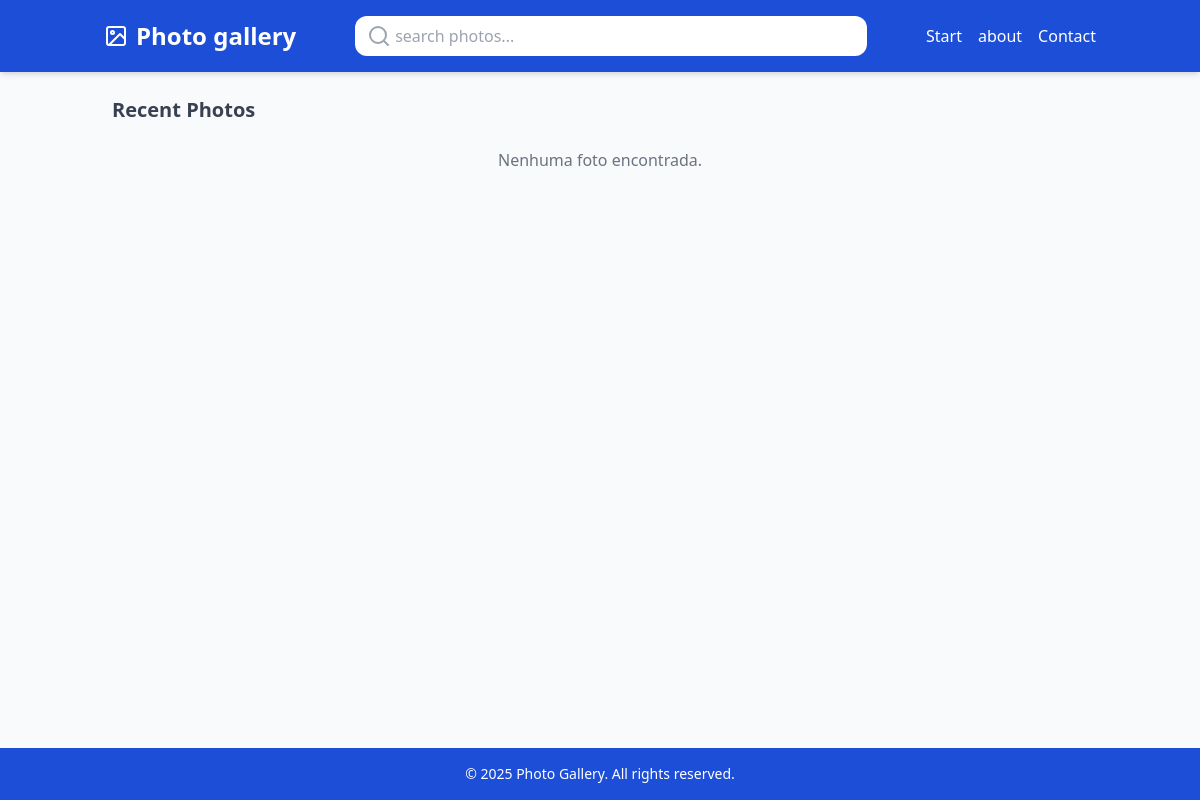
/galeria/, run on an earlier commit of the app's database.
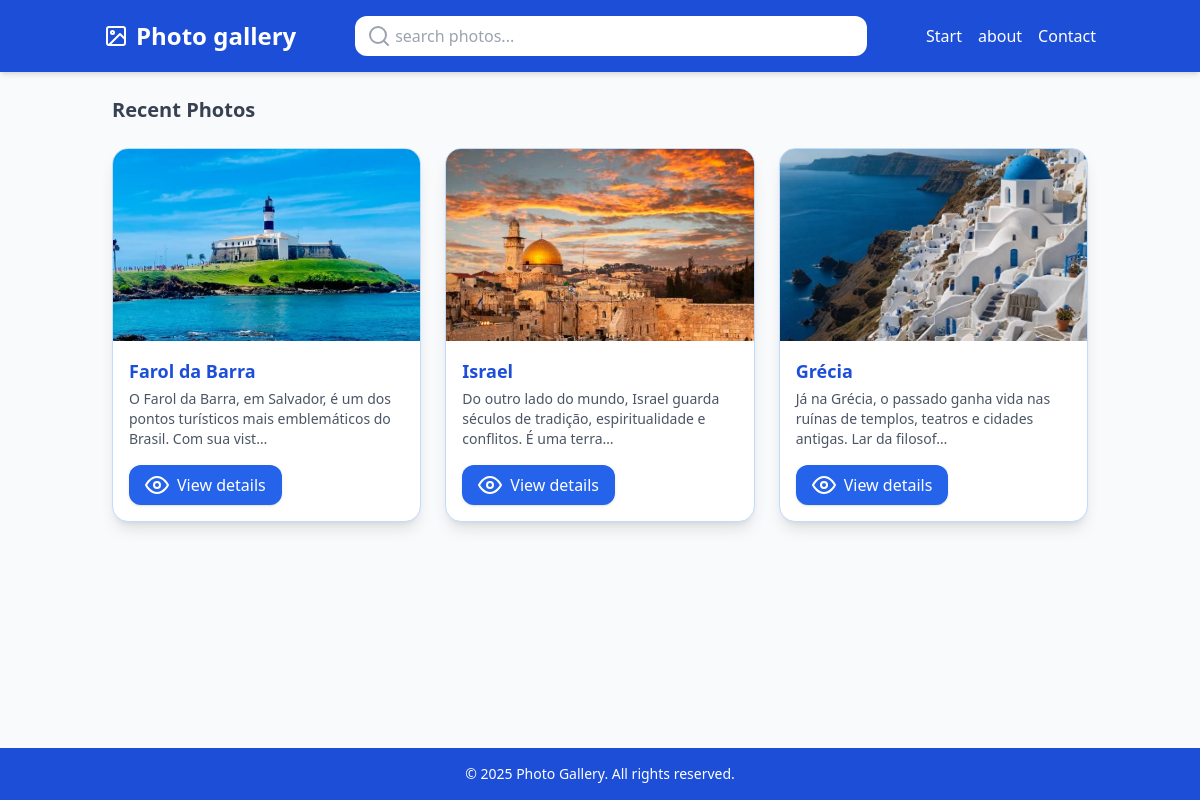
And on a later commit of the database.
### galeria/models.py (models this page shows, shortened)
class Photo(models.Model):
    title = models.CharField(max_length=200)
    description = models.TextField()
    image = models.ImageField(upload_to='photos/', blank=True, null=True)
    class Meta():
        verbose_name_plural = "Fotos"

### galeria/views.py (the view)
# urls.py: path('', views.home, name='home'),
def home(request):
    photos = Photo.objects.all()
    return render(request, 'galeria/home.html', {'photos': photos})

### galeria/templates/galeria/home.html (shortened to what this page needs)
<!DOCTYPE html>
<html lang="pt-BR">
<head>
  <script src="https://cdn.tailwindcss.com"></script>
</head>
<body class="bg-gray-50 flex flex-col min-h-screen">
  <header class="bg-blue-700 text-white shadow-md">
  <div class="container mx-auto flex items-center justify-between p-4">
    <h1 class="text-2xl font-bold flex items-center gap-2">
      <i data-feather="image"></i> Photo gallery
    </h1>
    <form method="GET" action="{% url 'photo_search' %}" class="flex-1 max-w-lg mx-6">
      <div class="relative">
        <input
          type="text"
          name="q"
          placeholder="search photos..."
          value="{{ request.GET.q }}"
          class="w-full rounded-xl px-4 py-2 pl-10 text-gray-800 focus:outline-none focus:ring-2 focus:ring-green-400"
        >
        <i data-feather="search" class="absolute left-3 top-1/2 -translate-y-1/2 text-gray-400"></i>
      </div>
    </form>
    <nav>
      <ul class="flex gap-4">
        <li><a href="{% url 'home' %}" class="hover:text-blue-200">Start</a></li>
        <li><a href="#" class="hover:text-green-200">about</a></li>
        <li><a href="#" class="hover:text-green-200">Contact</a></li>
      </ul>
    </nav>
  </div>
</header>
  <main class="container mx-auto flex-1 p-6">
    <h2 class="text-xl font-semibold mb-6 text-gray-700">Recent Photos</h2>
    <div class="grid grid-cols-1 sm:grid-cols-2 lg:grid-cols-3 gap-6">
      {% for photo in photos %}
      <div class="bg-white shadow-lg rounded-2xl overflow-hidden border border-blue-200">
        {% if photo.image %}
          <img src="{{ photo.image.url }}" alt="{{ photo.title }}" class="w-full h-48 object-cover">
        {% else %}
          <img src="https://via.placeholder.com/400x250" alt="Sem imagem" class="w-full h-48 object-cover">
        {% endif %}
        <div class="p-4">
          <h3 class="text-lg font-bold text-blue-700">{{ photo.title }}</h3>
          <p class="text-gray-600 text-sm mt-1">{{ photo.description|truncatechars:100 }}</p>
          <a href="{% url 'photo_detail' photo.pk %}" class="mt-4 inline-flex items-center px-4 py-2 bg-blue-600 text-white rounded-xl shadow hover:bg-white-700 transition">
            <i data-feather="eye" class="mr-2"></i> View details
          </a>
        </div>
      </div>
      {% empty %}
        <p class="col-span-3 text-center text-gray-500">Nenhuma foto encontrada.</p>
      {% endfor %}
    </div>
  </main>
  <footer class="bg-blue-700 text-white p-4 mt-6">
    <div class="container mx-auto text-center text-sm">
      <p>&copy; 2025 Photo Gallery. All rights reserved.</p>
    </div>
  </footer>
</body>
</html>

What changed in the data, as far as the page shows it:
added Photo: image (picture), title "Farol da Barra", description "O Farol da Barra, em Salvador, é um dos pontos turísticos mais emblemáticos do Brasil. Com sua vist…"
added Photo: image (picture), title "Israel", description "Do outro lado do mundo, Israel guarda séculos de tradição, espiritualidade e conflitos. É uma terra…"
added Photo: image (picture), title "Grécia", description "Já na Grécia, o passado ganha vida nas ruínas de templos, teatros e cidades antigas. Lar da filosof…"
Also different on the page:
text no longer shown: "Nenhuma foto encontrada."
